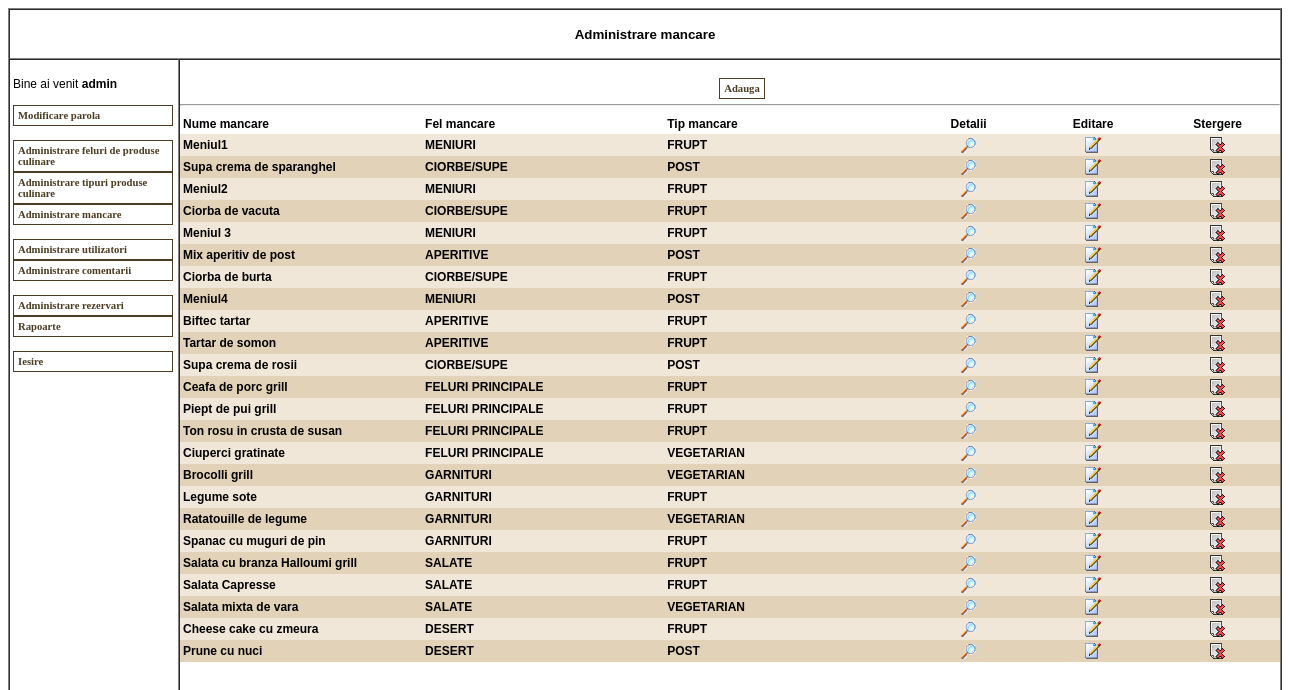
The page /admin/produse.php (signed in) on the database its author committed.
### tables this page shows
CREATE TABLE `tproduse` (
  `fIdProdus` int(11) UNSIGNED NOT NULL,
  `fIdSubcategorie` int(11) UNSIGNED NOT NULL DEFAULT '0',
  `fNumeProdus` varchar(255) NOT NULL DEFAULT '',
  `fCodProdus` varchar(50) DEFAULT NULL,
  `fImagine` varchar(100) DEFAULT NULL,
  `fDescriere` varchar(255) DEFAULT NULL,
  `fPret` varchar(50) NOT NULL DEFAULT '0'
);

CREATE TABLE `tcategorii` (
  `fIdCategorie` int(11) UNSIGNED NOT NULL,
  `fNumeCategorie` varchar(50) NOT NULL DEFAULT ''
);

CREATE TABLE `tsubcategorii` (
  `fIdSubcategorie` int(11) UNSIGNED NOT NULL,
  `fIdCategorie` int(11) UNSIGNED NOT NULL DEFAULT '0',
  `fNumeSubcategorie` varchar(100) NOT NULL DEFAULT ''
);

### admin/produse.php (the view, shortened to what this page needs)
<?php
	include_once("../include/adminfunctions.inc.php");
?>
<html>
	<head>
		<link rel="stylesheet" href="../css/admin.css" type="text/css">
	</head>
	<body>
		<table cellpadding="0" cellspacing="0" border="1" width="100%" height="100%">
			<tr style="height: 50px; width: 100%;">
				<td colspan="2" style="font-weight: bold; text-align: center; height: 50px; width: 100%; font-family: Tahoma, Verdana, Arial; font-size: 10pt;">Administrare mancare </td>
			</tr>
			<tr>
				<td style="width: 200px;" valign="top">
				</td>
				<td style="width: 700px;" valign="top" align="center">
					<br>
					&nbsp; &nbsp; &nbsp; <a class="genLinkReverse" href="adaugaprodus.php">Adauga </a>
					<hr>
					<?php
						$strSQL = "SELECT tproduse.*, tsubcategorii.fNumeSubcategorie,  tcategorii.fIdCategorie, tcategorii.fNumeCategorie FROM tproduse, tcategorii, tsubcategorii WHERE tproduse.fIdSubcategorie=tsubcategorii.fIdSubcategorie AND tcategorii.fIdCategorie=tsubcategorii.fIdCategorie ";
						$result = mysql_query($strSQL);
						echo "<table cellpadding=\"3\" cellspacing=\"0\" border=\"0\" width=\"1100\" class=\"modelspecs\">\n";
						$intCount = 0;
						echo "<tr style=\"font-weight: bold;\">";
						echo "<td width=\"200\">Nume mancare</td>";
						echo "<td width=\"200\">Fel mancare</td>";
						echo "<td width=\"200\">Tip mancare</td>";
						echo "<td align=\"center\" width=\"100\">Detalii</td>";
						echo "<td align=\"center\" width=\"100\">Editare</td>";
						echo "<td align=\"center\" width=\"100\">Stergere</td>";
						echo "</tr>";
						while ($row = mysql_fetch_array($result)) {
							$intIdProdus = $row['fIdProdus'];
							$strNumeProdus = $row['fNumeProdus'];
							$strNumeCategorie = $row['fNumeCategorie'];
							$strNumeSubcategorie = $row['fNumeSubcategorie'];
							if ($intCount % 2 == 0) {
								echo "<tr bgcolor=\"#F0E7D8\">";
							} else {
								echo "<tr bgcolor=\"#E2D2B8\">";
							}
							echo "<td width=\"200\"><b>$strNumeProdus</b></td>\n";
							echo "<td width=\"200\"><b>$strNumeCategorie</b></td>\n";
							echo "<td width=\"200\"><b>$strNumeSubcategorie</b></td>\n";
							echo "<td align=\"center\" width=\"100\"><a href=\"detaliiprodus.php?intIdProdus=$intIdProdus\"><img src=\"../images/view.gif\" border=\"0\"></a></td>\n";
							echo "<td align=\"center\" width=\"100\"><a href=\"editareprodus.php?intIdProdus=$intIdProdus\"><img src=\"../images/edit.gif\" border=\"0\"></a></td>\n";
							echo "<td align=\"center\" width=\"100\"><a onclick=\"return confirmSubmit('Confirmati stergerea ?')\" href=\"execute.php?action=stergereprodus&intIdProdus=$intIdProdus\"><img src=\"../images/delete.gif\" border=\"0\"></a></td>\n";
							echo "</tr>\n";
							$intCount++;
						}
						echo "</table>\n";
					?>
				</td>
			</tr>
		</table>
	</body>
</html>

### css/admin.css (style rules this page uses)
.modelspecs { font-family: Tahoma, Verdana, Arial; font-size: 9pt; color: #000000; }
a.genLinkReverse { text-decoration: none; font-family: Tahoma, Verdana; font-size: 8pt; color: #4B3C23; background-color: #FFFFFF; font-weight: bold; padding: 4px; border: 1px solid #4B3C23; }

### rows shown on the page
tproduse: fNumeProdus "Meniul1", tcategorii.fNumeCategorie "MENIURI", tsubcategorii.fNumeSubcategorie "FRUPT"
tproduse: fNumeProdus "Supa crema de sparanghel", tcategorii.fNumeCategorie "CIORBE/SUPE", tsubcategorii.fNumeSubcategorie "POST"
tproduse: fNumeProdus "Meniul2", tcategorii.fNumeCategorie "MENIURI", tsubcategorii.fNumeSubcategorie "FRUPT"
tproduse: fNumeProdus "Ciorba de vacuta", tcategorii.fNumeCategorie "CIORBE/SUPE", tsubcategorii.fNumeSubcategorie "FRUPT"
tproduse: fNumeProdus "Meniul 3", tcategorii.fNumeCategorie "MENIURI", tsubcategorii.fNumeSubcategorie "FRUPT"
tproduse: fNumeProdus "Mix aperitiv de post", tcategorii.fNumeCategorie "APERITIVE", tsubcategorii.fNumeSubcategorie "POST"
tproduse: fNumeProdus "Ciorba de burta", tcategorii.fNumeCategorie "CIORBE/SUPE", tsubcategorii.fNumeSubcategorie "FRUPT"
tproduse: fNumeProdus "Meniul4", tcategorii.fNumeCategorie "MENIURI", tsubcategorii.fNumeSubcategorie "POST"
tproduse: fNumeProdus "Biftec tartar", tcategorii.fNumeCategorie "APERITIVE", tsubcategorii.fNumeSubcategorie "FRUPT"
tproduse: fNumeProdus "Tartar de somon", tcategorii.fNumeCategorie "APERITIVE", tsubcategorii.fNumeSubcategorie "FRUPT"
tproduse: fNumeProdus "Supa crema de rosii", tcategorii.fNumeCategorie "CIORBE/SUPE", tsubcategorii.fNumeSubcategorie "POST"
tproduse: fNumeProdus "Ceafa de porc grill", tcategorii.fNumeCategorie "FELURI PRINCIPALE", tsubcategorii.fNumeSubcategorie "FRUPT"
tproduse: fNumeProdus "Piept de pui grill", tcategorii.fNumeCategorie "FELURI PRINCIPALE", tsubcategorii.fNumeSubcategorie "FRUPT"
tproduse: fNumeProdus "Ton rosu in crusta de susan", tcategorii.fNumeCategorie "FELURI PRINCIPALE", tsubcategorii.fNumeSubcategorie "FRUPT"
tproduse: fNumeProdus "Ciuperci gratinate", tcategorii.fNumeCategorie "FELURI PRINCIPALE", tsubcategorii.fNumeSubcategorie "VEGETARIAN"
tproduse: fNumeProdus "Brocolli grill", tcategorii.fNumeCategorie "GARNITURI", tsubcategorii.fNumeSubcategorie "VEGETARIAN"
tproduse: fNumeProdus "Legume sote", tcategorii.fNumeCategorie "GARNITURI", tsubcategorii.fNumeSubcategorie "FRUPT"
tproduse: fNumeProdus "Ratatouille de legume", tcategorii.fNumeCategorie "GARNITURI", tsubcategorii.fNumeSubcategorie "VEGETARIAN"
tproduse: fNumeProdus "Spanac cu muguri de pin", tcategorii.fNumeCategorie "GARNITURI", tsubcategorii.fNumeSubcategorie "FRUPT"
tproduse: fNumeProdus "Salata cu branza Halloumi grill", tcategorii.fNumeCategorie "SALATE", tsubcategorii.fNumeSubcategorie "FRUPT"
tproduse: fNumeProdus "Salata Capresse", tcategorii.fNumeCategorie "SALATE", tsubcategorii.fNumeSubcategorie "FRUPT"
tproduse: fNumeProdus "Salata mixta de vara", tcategorii.fNumeCategorie "SALATE", tsubcategorii.fNumeSubcategorie "VEGETARIAN"
tproduse: fNumeProdus "Cheese cake cu zmeura", tcategorii.fNumeCategorie "DESERT", tsubcategorii.fNumeSubcategorie "FRUPT"
tproduse: fNumeProdus "Prune cu nuci", tcategorii.fNumeCategorie "DESERT", tsubcategorii.fNumeSubcategorie "POST"

### other values the page prints
$strUsername "admin"
